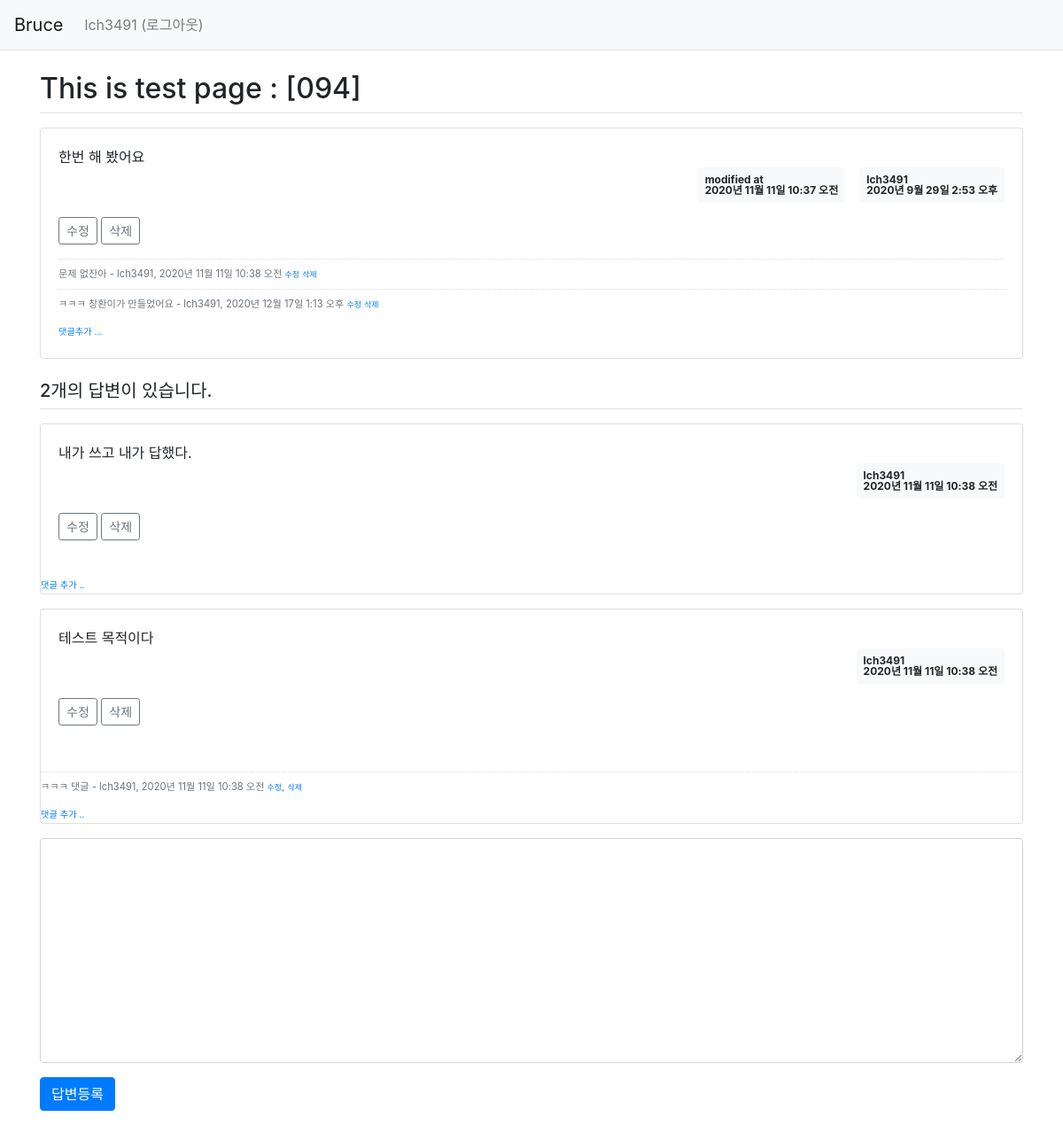
Screenshot of /pybo/100/ (signed in) with the database file from the repository.
### pybo/models.py (models this page shows, shortened)
class Question(models.Model):
    subject = models.CharField(max_length=200)
    content = models.TextField()
    create_date = models.DateTimeField()
    author = models.ForeignKey(User,  on_delete=models.CASCADE)
    modify_date = models.DateTimeField(null=True, blank=True)

class Comment(models.Model):
    author = models.ForeignKey(User, on_delete=models.CASCADE)
    content = models.TextField()
    create_date = models.DateTimeField()
    modify_date = models.DateTimeField(null=True, blank=True)
    question = models.ForeignKey(Question, null=True, blank=True, on_delete=models.CASCADE)
    answer = models.ForeignKey(Answer, null=True, blank=True, on_delete=models.CASCADE)

class Answer(models.Model):
    question = models.ForeignKey(Question, on_delete=models.CASCADE)
    content = models.TextField()
    create_date = models.DateTimeField()
    author = models.ForeignKey(User,  on_delete=models.CASCADE)
    modify_date = models.DateTimeField(null=True, blank=True)

### pybo/views/base_views.py (the view)
# urls.py: path('<int:question_id>/', base_views.detail, name='detail'),
def detail(request, question_id):
    question = get_object_or_404(Question, pk=question_id)
    context = {'question': question}
    return render(request, 'pybo/question_detail.html', context)

### templates/pybo/question_detail.html (shortened to what this page needs)
{% extends 'base.html' %}
{% block content %}
<div class="container my-3">
    <h2 class="border-bottom py-2">{{ question.subject }}</h2>
    <div class="card my-3">
        <div class="card-body">
            <div class="card-text" style="white-space: pre-line;">{{ question.content }}</div>
            <div class="d-flex justify-content-end">
                {% if question.modify_date %}
                <div class="badge badge-light p-2 text-left mx-3">
                    <div class='mb2'>modified at</div>
                    <div>{{ question.modify_date }}</div>
                </div>
                {% endif %}
                <div class="badge badge-light p-2 text-left">
                    <div class='mb2'>{{ question.author.username }}</div>
                    <div>{{ question.create_date }}</div>
                </div>
            </div>
            {% if request.user == question.author %}
            <div class='my-3'>
                <a href="{% url 'pybo:question_modify' question.id %}"
                    class='btn btn-sm btn-outline-secondary'>수정</a>
                <a href="#" class='delete btn btn-sm btn-outline-secondary'
                    data-uri="{% url 'pybo:question_delete' question.id %}">삭제</a>
            </div>
            {% endif %}
            {% if question.comment_set.count > 0 %}
            <div class='mt-3'>
            {% for comment in question.comment_set.all %}
                <div class='comment py-2 text-muted'>
                    <span style="white-space: pre-line;">{{ comment.content }}</span>
                    <span>
                        - {{ comment.author }}, {{ comment.create_date }}
                    </span>
                    {% if request.user == comment.author %}
                    <a href="{% url 'pybo:comment_modify_question' comment.id %}" class='small'>수정</a>
                    <a href="#" class='small delete' data-uri="{% url 'pybo:comment_delete_question' comment.id %}">삭제</a>
                    {% endif %}
                </div>
            {% endfor %}
            </div>
            {% endif %}
            <div>
                <a href="{% url 'pybo:comment_create_question' question.id %}" class='small'>
                    <small>댓글추가 ...</small></a>
            </div>
        </div>
    </div> <h5 class="border-bottom my-3 py-2">{{question.answer_set.count}}개의 답변이 있습니다.</h5>
    {% for answer in question.answer_set.all %}
    <div class="card my-3">
        <div class="card-body">
            <div class="card-text" style="white-space: pre-line;">{{ answer.content }}</div>
            <div class="d-flex justify-content-end">
                <div class="badge badge-light p-2 text-left">
                    <div class='mb2'>{{ answer.author.username }}</div>
                    <div>{{ answer.create_date }}</div>
                </div>
            </div>
            {% if request.user == answer.author %}
            <div class='my-3'>
                <a href="{% url 'pybo:answer_modify' answer.id %}"
                    class='btn btn-sm btn-outline-secondary'>수정</a>
                <a href="#" class='delete btn btn-sm btn-outline-secondary'
                    data-uri="{% url 'pybo:answer_delete' answer.id %}">삭제</a>
            </div>
            {% endif %}
        </div>
        {% if answer.comment_set.count > 0 %}
        <div class="mt-3">
        {% for comment in answer.comment_set.all %}
            <div class="comment py-2 text-muted">
                <span style="white-space: pre-line;">{{ comment.content }}</span>
                <span>
                    - {{ comment.author }}, {{ comment.create_date }}
                </span>
                {% if request.user == comment.author %}
                <a href="{% url 'pybo:comment_modify_answer' comment.id  %}" class="small">수정</a>,
                <a href="#" class="small delete"
                   data-uri="{% url 'pybo:comment_delete_answer' comment.id  %}">삭제</a>
                {% endif %}
            </div>
        {% endfor %}
        </div>
        {% endif %}
        <div>
            <a href="{% url 'pybo:comment_create_answer' answer.id  %}"
               class="small"><small>댓글 추가 ..</small></a>
        </div>
    </div>
    {% endfor %}
    <form action="{% url 'pybo:answer_create' question.id %}" method="post" class="my-3">
        <div class="form-group">
            <textarea {% if not user.is_authenticated %}disabled{% endif %} name="content" id="content"
                class="form-control" rows="10"></textarea>
        </div>
        <input type="submit" value="답변등록" class="btn btn-primary">
    </form>
</div>
{% endblock %}

### templates/navbar.html (shortened to what this page needs)
<nav class="navbar navbar-expand-lg navbar-light bg-light border-bottom">
    <a class="navbar-brand" href="{% url 'pybo:index' %}">Bruce</a>
    <div class="collapse navbar-collapse flex-grow-0" id="navbarNav">
        <ul class="navbar-nav">
            <li class="nav-item ">
                {% if user.is_authenticated %}
                <a class="nav-link" href="{% url 'common:logout' %}">{{ user.username }} (로그아웃)</a>
                {% else %}
                <a class="nav-link" href="{% url 'common:login' %}">로그인</a>
                {% endif %}
            </li>
        </ul>
    </div>
</nav>

### static/style.css (style rules this page uses)
.comment { border-top:dotted 1px #ddd; font-size:0.7em; }

### rows the page displays
Question: subject "This is test page : [094]", content "한번 해 봤어요", modify_date "2020년 11월 11일 10:37 오전", author.username "lch3491", create_date "2020년 9월 29일 2:53 오후", answer_set.count "2"
Comment: content "문제 없잔아", author "lch3491", create_date "2020년 11월 11일 10:38 오전", shows "수정"
Comment: content "ㅋㅋㅋ 창환이가 만들었어요", author "lch3491", create_date "2020년 12월 17일 1:13 오후", shows "수정"
Answer: content "내가 쓰고 내가 답했다.", author.username "lch3491", create_date "2020년 11월 11일 10:38 오전", shows "수정"
Answer: content "테스트 목적이다", author.username "lch3491", create_date "2020년 11월 11일 10:38 오전", shows "수정"
Comment: content "ㅋㅋㅋ 댓글", author "lch3491", create_date "2020년 11월 11일 10:38 오전", shows "수정"

### other values shown
{{ user.username }} "lch3491"
